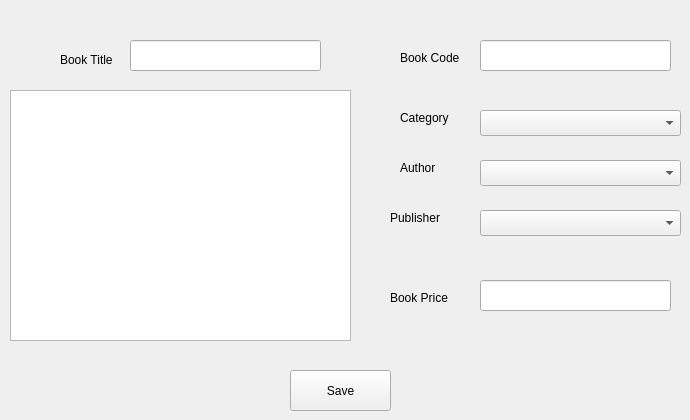
      <widget class="QWidget" name="tab_5">
       <attribute name="title">
        <string>Add New Book</string>
       </attribute>
       <widget class="QLineEdit" name="lineEdit">
        <property name="geometry">
         <rect>
          <x>130</x>
          <y>40</y>
          <width>191</width>
          <height>31</height>
         </rect>
        </property>
       </widget>
       <widget class="QLabel" name="label">
        <property name="geometry">
         <rect>
          <x>60</x>
          <y>50</y>
          <width>71</width>
          <height>20</height>
         </rect>
        </property>
        <property name="text">
         <string>Book Title</string>
        </property>
       </widget>
       <widget class="QComboBox" name="comboBox">
        <property name="geometry">
         <rect>
          <x>480</x>
          <y>110</y>
          <width>201</width>
          <height>26</height>
         </rect>
        </property>
       </widget>
       <widget class="QPushButton" name="pushButton_6">
        <property name="geometry">
         <rect>
          <x>290</x>
          <y>370</y>
          <width>101</width>
          <height>41</height>
         </rect>
        </property>
        <property name="text">
         <string>Save</string>
        </property>
       </widget>
       <widget class="QLineEdit" name="lineEdit_3">
        <property name="geometry">
         <rect>
          <x>480</x>
          <y>280</y>
          <width>191</width>
          <height>31</height>
         </rect>
        </property>
       </widget>
       <widget class="QLineEdit" name="lineEdit_4">
        <property name="geometry">
         <rect>
          <x>480</x>
          <y>40</y>
          <width>191</width>
          <height>31</height>
         </rect>
        </property>
       </widget>
       <widget class="QLabel" name="label_2">
        <property name="geometry">
         <rect>
          <x>400</x>
          <y>50</y>
          <width>81</width>
          <height>16</height>
         </rect>
        </property>
        <property name="text">
         <string>Book Code</string>
        </property>
       </widget>
       <widget class="QLabel" name="label_5">
        <property name="geometry">
         <rect>
          <x>400</x>
          <y>110</y>
          <width>60</width>
          <height>16</height>
         </rect>
        </property>
        <property name="text">
         <string>Category</string>
        </property>
       </widget>
       <widget class="QLabel" name="label_6">
        <property name="geometry">
         <rect>
          <x>400</x>
          <y>160</y>
          <width>60</width>
          <height>16</height>
         </rect>
        </property>
        <property name="text">
         <string>Author</string>
        </property>
       </widget>
       <widget class="QLabel" name="label_7">
        <property name="geometry">
         <rect>
          <x>390</x>
          <y>210</y>
          <width>81</width>
          <height>16</height>
         </rect>
        </property>
        <property name="text">
         <string>Publisher</string>
        </property>
       </widget>
       <widget class="QComboBox" name="comboBox_2">
        <property name="geometry">
         <rect>
          <x>480</x>
          <y>210</y>
          <width>201</width>
          <height>26</height>
         </rect>
        </property>
       </widget>
       <widget class="QComboBox" name="comboBox_5">
        <property name="geometry">
         <rect>
          <x>480</x>
          <y>160</y>
          <width>201</width>
          <height>26</height>
         </rect>
        </property>
       </widget>
       <widget class="QLabel" name="label_8">
        <property name="geometry">
         <rect>
          <x>390</x>
          <y>290</y>
          <width>81</width>
          <height>16</height>
         </rect>
        </property>
        <property name="text">
         <string>Book Price</string>
        </property>
       </widget>
       <widget class="QTextEdit" name="textEdit">
        <property name="geometry">
         <rect>
          <x>10</x>
          <y>90</y>
          <width>341</width>
          <height>251</height>
         </rect>
        </property>
       </widget>
      </widget>
